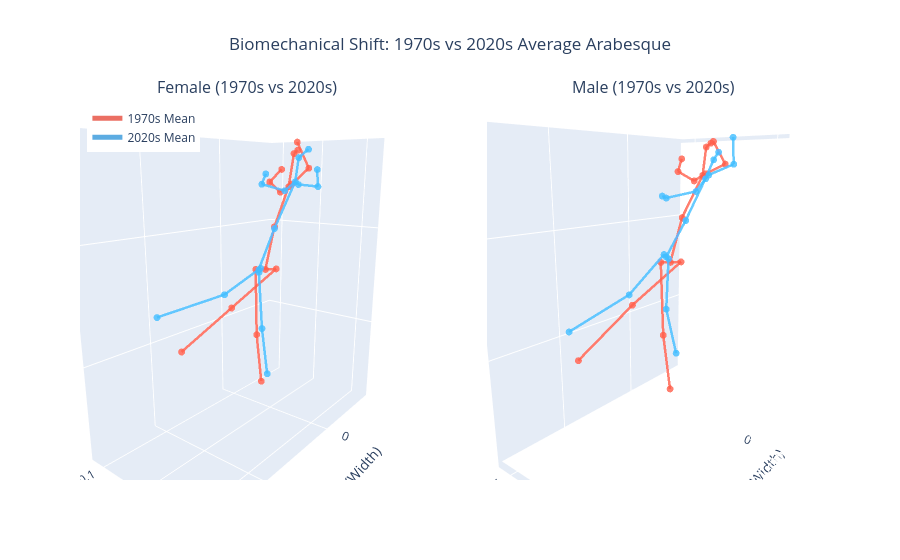

Source (notebook cell):
### Markdown cell above
#### 3D Skeleton Visualization

### Code cell
connections = [
    ("Pelvis", "Spine"), ("Spine", "Thorax"), ("Thorax", "Neck"), ("Neck", "Head"),
    ("Thorax", "L_Shoulder"), ("L_Shoulder", "L_Elbow"), ("L_Elbow", "L_Wrist"),
    ("Thorax", "R_Shoulder"), ("R_Shoulder", "R_Elbow"), ("R_Elbow", "R_Wrist"),
    ("Pelvis", "L_Hip"), ("L_Hip", "L_Knee"), ("L_Knee", "L_Ankle"),
    ("Pelvis", "R_Hip"), ("R_Hip", "R_Knee"), ("R_Knee", "R_Ankle")
]

joints_order = [
    "Pelvis", "R_Hip", "R_Knee", "R_Ankle", "L_Hip", "L_Knee", "L_Ankle",
    "Spine", "Thorax", "Neck", "Head", "L_Shoulder", "L_Elbow", "L_Wrist",
    "R_Shoulder", "R_Elbow", "R_Wrist"
]

# ==========================================
# Procrustes Alignment
# ==========================================
def get_aligned_mean_skeleton(df_subset, base_skeleton_matrix):
    all_skeletons = []
    
    for _, row in df_subset.iterrows():
        json_path = row['json_path'] 
        try:
            with open(json_path, 'r') as f:
                data = json.load(f)
            
            skel_dict = data['skeleton_3d']
            matrix = np.array([skel_dict[j] for j in joints_order])
            
            _, mtx2, _ = procrustes(base_skeleton_matrix, matrix)
            all_skeletons.append(mtx2)
            
        except Exception as e:
            continue
            
    mean_matrix = np.mean(all_skeletons, axis=0)
    
    return {joints_order[i]: mean_matrix[i] for i in range(len(joints_order))}

base_json_path = df.iloc[0]['json_path']
with open(base_json_path, 'r') as f:
    base_data = json.load(f)
base_skeleton = np.array([base_data['skeleton_3d'][j] for j in joints_order])

df_1970_f = df[(df['decade'] == '1970') & (df['real_gender'] == 'F')]
df_2020_f = df[(df['decade'] == '2020') & (df['real_gender'] == 'F')]

mean_skel_1970_f = get_aligned_mean_skeleton(df_1970_f, base_skeleton)
mean_skel_2020_f = get_aligned_mean_skeleton(df_2020_f, base_skeleton)

df_1970_m = df[(df['decade'] == '1970') & (df['real_gender'] == 'M')]
df_2020_m = df[(df['decade'] == '2020') & (df['real_gender'] == 'M')]

mean_skel_1970_m = get_aligned_mean_skeleton(df_1970_m, base_skeleton)
mean_skel_2020_m = get_aligned_mean_skeleton(df_2020_m, base_skeleton)

fig = make_subplots(
    rows=1, cols=2,
    specs=[[{'type': 'scene'}, {'type': 'scene'}]],
    subplot_titles=("Female (1970s vs 2020s)", "Male (1970s vs 2020s)")
)

def add_skeleton_to_fig(fig, skel_dict, color, name, row, col, show_legend_flag):
    x = [skel_dict[j][0] for j in joints_order]
    y = [skel_dict[j][1] for j in joints_order]
    z = [skel_dict[j][2] for j in joints_order]
    
    fig.add_trace(go.Scatter3d(
        x=x, y=y, z=z, mode='markers',
        marker=dict(size=4, color=color),
        name=f"{name} Joints", showlegend=False
    ), row=row, col=col)
    
    for j1, j2 in connections:
        p1, p2 = skel_dict[j1], skel_dict[j2]
        is_first_line = (j1 == "Pelvis" and j2 == "Spine")
        
        fig.add_trace(go.Scatter3d(
            x=[p1[0], p2[0]], y=[p1[1], p2[1]], z=[p1[2], p2[2]],
            mode='lines', line=dict(color=color, width=5),
            name=name, showlegend=(is_first_line and show_legend_flag)
        ), row=row, col=col)

color_1970 = 'rgba(231, 76, 60, 0.8)'
color_2020 = 'rgba(52, 152, 219, 0.8)'

add_skeleton_to_fig(fig, mean_skel_1970_f, color_1970, '1970s Mean', row=1, col=1, show_legend_flag=True)
add_skeleton_to_fig(fig, mean_skel_2020_f, color_2020, '2020s Mean', row=1, col=1, show_legend_flag=True)

add_skeleton_to_fig(fig, mean_skel_1970_m, color_1970, '1970s Mean', row=1, col=2, show_legend_flag=False)
add_skeleton_to_fig(fig, mean_skel_2020_m, color_2020, '2020s Mean', row=1, col=2, show_legend_flag=False)

default_camera = dict(eye=dict(x=1.5, y=1.2, z=0.5))

fig.update_layout(
    scene=dict(
        xaxis=dict(title='X (Width)'),
        yaxis=dict(title='Y (Depth)'),
        zaxis=dict(title='Z (Height)'),
        aspectmode='data',
        camera=default_camera
    ),
    scene2=dict(
        xaxis=dict(title='X (Width)'),
        yaxis=dict(title='Y (Depth)'),
        zaxis=dict(title='Z (Height)'),
        aspectmode='data',
        camera=default_camera
    ),
    title="Biomechanical Shift: 1970s vs 2020s Average Arabesque",
    title_x=0.5,
    legend=dict(yanchor="top", y=0.99, xanchor="left", x=0.01)
)

fig.show()

### Figure 1 — Plotly figure (JSON) as saved in the notebook; plotly's stock layout.template omitted (floating-point values rounded to 4 significant figures)
{"data": [{"marker": {"color": "rgba(231, 76, 60, 0.8)", "size": 4}, "mode": "markers", "name": "1970s Mean Joints", "scene": "scene", "showlegend": false, "type": "scatter3d", "x": [0.02123, 0.04205, 0.1791, 0.3188, 0.0001508, -0.01859, -0.06085, -0.01249, -0.04282, -0.07054, -0.07219, -0.07441, -0.1191, -0.1628, -0.009141, 0.02846, 0.0531], "y": [-0.0005748, 0.03901, 0.04875, 0.07891, -0.04023, -0.05101, -0.06925, -0.004737, 0.005833, -0.001743, 0.005361, -0.03485, -0.09449, -0.09347, 0.0355, 0.09273, 0.08424], "z": [-0.07085, -0.06109, -0.1013, -0.1246, -0.0796, -0.2261, -0.3557, 0.007325, 0.08218, 0.1445, 0.1505, 0.06964, 0.08827, 0.1149, 0.08846, 0.1163, 0.1571]}, {"line": {"color": "rgba(231, 76, 60, 0.8)", "width": 5}, "mode": "lines", "name": "1970s Mean", "scene": "scene", "showlegend": true, "type": "scatter3d", "x": [0.02123, -0.01249], "y": [-0.0005748, -0.004737], "z": [-0.07085, 0.007325]}, {"line": {"color": "rgba(231, 76, 60, 0.8)", "width": 5}, "mode": "lines", "name": "1970s Mean", "scene": "scene", "showlegend": false, "type": "scatter3d", "x": [-0.01249, -0.04282], "y": [-0.004737, 0.005833], "z": [0.007325, 0.08218]}, {"line": {"color": "rgba(231, 76, 60, 0.8)", "width": 5}, "mode": "lines", "name": "1970s Mean", "scene": "scene", "showlegend": false, "type": "scatter3d", "x": [-0.04282, -0.07054], "y": [0.005833, -0.001743], "z": [0.08218, 0.1445]}, {"line": {"color": "rgba(231, 76, 60, 0.8)", "width": 5}, "mode": "lines", "name": "1970s Mean", "scene": "scene", "showlegend": false, "type": "scatter3d", "x": [-0.07054, -0.07219], "y": [-0.001743, 0.005361], "z": [0.1445, 0.1505]}, {"line": {"color": "rgba(231, 76, 60, 0.8)", "width": 5}, "mode": "lines", "name": "1970s Mean", "scene": "scene", "showlegend": false, "type": "scatter3d", "x": [-0.04282, -0.07441], "y": [0.005833, -0.03485], "z": [0.08218, 0.06964]}, {"line": {"color": "rgba(231, 76, 60, 0.8)", "width": 5}, "mode": "lines", "name": "1970s Mean", "scene": "scene", "showlegend": false, "type": "scatter3d", "x": [-0.07441, -0.1191], "y": [-0.03485, -0.09449], "z": [0.06964, 0.08827]}, {"line": {"color": "rgba(231, 76, 60, 0.8)", "width": 5}, "mode": "lines", "name": "1970s Mean", "scene": "scene", "showlegend": false, "type": "scatter3d", "x": [-0.1191, -0.1628], "y": [-0.09449, -0.09347], "z": [0.08827, 0.1149]}, {"line": {"color": "rgba(231, 76, 60, 0.8)", "width": 5}, "mode": "lines", "name": "1970s Mean", "scene": "scene", "showlegend": false, "type": "scatter3d", "x": [-0.04282, -0.009141], "y": [0.005833, 0.0355], "z": [0.08218, 0.08846]}, {"line": {"color": "rgba(231, 76, 60, 0.8)", "width": 5}, "mode": "lines", "name": "1970s Mean", "scene": "scene", "showlegend": false, "type": "scatter3d", "x": [-0.009141, 0.02846], "y": [0.0355, 0.09273], "z": [0.08846, 0.1163]}, {"line": {"color": "rgba(231, 76, 60, 0.8)", "width": 5}, "mode": "lines", "name": "1970s Mean", "scene": "scene", "showlegend": false, "type": "scatter3d", "x": [0.02846, 0.0531], "y": [0.09273, 0.08424], "z": [0.1163, 0.1571]}, {"line": {"color": "rgba(231, 76, 60, 0.8)", "width": 5}, "mode": "lines", "name": "1970s Mean", "scene": "scene", "showlegend": false, "type": "scatter3d", "x": [0.02123, 0.0001508], "y": [-0.0005748, -0.04023], "z": [-0.07085, -0.0796]}, {"line": {"color": "rgba(231, 76, 60, 0.8)", "width": 5}, "mode": "lines", "name": "1970s Mean", "scene": "scene", "showlegend": false, "type": "scatter3d", "x": [0.0001508, -0.01859], "y": [-0.04023, -0.05101], "z": [-0.0796, -0.2261]}, {"line": {"color": "rgba(231, 76, 60, 0.8)", "width": 5}, "mode": "lines", "name": "1970s Mean", "scene": "scene", "showlegend": false, "type": "scatter3d", "x": [-0.01859, -0.06085], "y": [-0.05101, -0.06925], "z": [-0.2261, -0.3557]}, {"line": {"color": "rgba(231, 76, 60, 0.8)", "width": 5}, "mode": "lines", "name": "1970s Mean", "scene": "scene", "showlegend": false, "type": "scatter3d", "x": [0.02123, 0.04205], "y": [-0.0005748, 0.03901], "z": [-0.07085, -0.06109]}, {"line": {"color": "rgba(231, 76, 60, 0.8)", "width": 5}, "mode": "lines", "name": "1970s Mean", "scene": "scene", "showlegend": false, "type": "scatter3d", "x": [0.04205, 0.1791], "y": [0.03901, 0.04875], "z": [-0.06109, -0.1013]}, {"line": {"color": "rgba(231, 76, 60, 0.8)", "width": 5}, "mode": "lines", "name": "1970s Mean", "scene": "scene", "showlegend": false, "type": "scatter3d", "x": [0.1791, 0.3188], "y": [0.04875, 0.07891], "z": [-0.1013, -0.1246]}, {"marker": {"color": "rgba(52, 152, 219, 0.8)", "size": 4}, "mode": "markers", "name": "2020s Mean Joints", "scene": "scene", "showlegend": false, "type": "scatter3d", "x": [0.03, 0.05393, 0.1877, 0.3247, 0.004802, -0.03175, -0.07658, -0.009587, -0.05656, -0.07007, -0.08788, -0.08159, -0.1104, -0.1464, -0.0152, 0.0254, 0.0595], "y": [-0.01023, 0.01226, 0.04147, 0.03889, -0.02852, -0.04685, -0.06411, -0.002583, 0.0118, 0.009715, 0.02013, -0.02921, -0.1094, -0.1252, 0.04518, 0.1096, 0.127], "z": [-0.07177, -0.06153, -0.07857, -0.0825, -0.08301, -0.2152, -0.3413, 0.004304, 0.09137, 0.1366, 0.1525, 0.07244, 0.08354, 0.1051, 0.08772, 0.08635, 0.1139]}, {"line": {"color": "rgba(52, 152, 219, 0.8)", "width": 5}, "mode": "lines", "name": "2020s Mean", "scene": "scene", "showlegend": true, "type": "scatter3d", "x": [0.03, -0.009587], "y": [-0.01023, -0.002583], "z": [-0.07177, 0.004304]}, {"line": {"color": "rgba(52, 152, 219, 0.8)", "width": 5}, "mode": "lines", "name": "2020s Mean", "scene": "scene", "showlegend": false, "type": "scatter3d", "x": [-0.009587, -0.05656], "y": [-0.002583, 0.0118], "z": [0.004304, 0.09137]}, {"line": {"color": "rgba(52, 152, 219, 0.8)", "width": 5}, "mode": "lines", "name": "2020s Mean", "scene": "scene", "showlegend": false, "type": "scatter3d", "x": [-0.05656, -0.07007], "y": [0.0118, 0.009715], "z": [0.09137, 0.1366]}, {"line": {"color": "rgba(52, 152, 219, 0.8)", "width": 5}, "mode": "lines", "name": "2020s Mean", "scene": "scene", "showlegend": false, "type": "scatter3d", "x": [-0.07007, -0.08788], "y": [0.009715, 0.02013], "z": [0.1366, 0.1525]}, {"line": {"color": "rgba(52, 152, 219, 0.8)", "width": 5}, "mode": "lines", "name": "2020s Mean", "scene": "scene", "showlegend": false, "type": "scatter3d", "x": [-0.05656, -0.08159], "y": [0.0118, -0.02921], "z": [0.09137, 0.07244]}, {"line": {"color": "rgba(52, 152, 219, 0.8)", "width": 5}, "mode": "lines", "name": "2020s Mean", "scene": "scene", "showlegend": false, "type": "scatter3d", "x": [-0.08159, -0.1104], "y": [-0.02921, -0.1094], "z": [0.07244, 0.08354]}, {"line": {"color": "rgba(52, 152, 219, 0.8)", "width": 5}, "mode": "lines", "name": "2020s Mean", "scene": "scene", "showlegend": false, "type": "scatter3d", "x": [-0.1104, -0.1464], "y": [-0.1094, -0.1252], "z": [0.08354, 0.1051]}, {"line": {"color": "rgba(52, 152, 219, 0.8)", "width": 5}, "mode": "lines", "name": "2020s Mean", "scene": "scene", "showlegend": false, "type": "scatter3d", "x": [-0.05656, -0.0152], "y": [0.0118, 0.04518], "z": [0.09137, 0.08772]}, {"line": {"color": "rgba(52, 152, 219, 0.8)", "width": 5}, "mode": "lines", "name": "2020s Mean", "scene": "scene", "showlegend": false, "type": "scatter3d", "x": [-0.0152, 0.0254], "y": [0.04518, 0.1096], "z": [0.08772, 0.08635]}, {"line": {"color": "rgba(52, 152, 219, 0.8)", "width": 5}, "mode": "lines", "name": "2020s Mean", "scene": "scene", "showlegend": false, "type": "scatter3d", "x": [0.0254, 0.0595], "y": [0.1096, 0.127], "z": [0.08635, 0.1139]}, {"line": {"color": "rgba(52, 152, 219, 0.8)", "width": 5}, "mode": "lines", "name": "2020s Mean", "scene": "scene", "showlegend": false, "type": "scatter3d", "x": [0.03, 0.004802], "y": [-0.01023, -0.02852], "z": [-0.07177, -0.08301]}, {"line": {"color": "rgba(52, 152, 219, 0.8)", "width": 5}, "mode": "lines", "name": "2020s Mean", "scene": "scene", "showlegend": false, "type": "scatter3d", "x": [0.004802, -0.03175], "y": [-0.02852, -0.04685], "z": [-0.08301, -0.2152]}, {"line": {"color": "rgba(52, 152, 219, 0.8)", "width": 5}, "mode": "lines", "name": "2020s Mean", "scene": "scene", "showlegend": false, "type": "scatter3d", "x": [-0.03175, -0.07658], "y": [-0.04685, -0.06411], "z": [-0.2152, -0.3413]}, {"line": {"color": "rgba(52, 152, 219, 0.8)", "width": 5}, "mode": "lines", "name": "2020s Mean", "scene": "scene", "showlegend": false, "type": "scatter3d", "x": [0.03, 0.05393], "y": [-0.01023, 0.01226], "z": [-0.07177, -0.06153]}, {"line": {"color": "rgba(52, 152, 219, 0.8)", "width": 5}, "mode": "lines", "name": "2020s Mean", "scene": "scene", "showlegend": false, "type": "scatter3d", "x": [0.05393, 0.1877], "y": [0.01226, 0.04147], "z": [-0.06153, -0.07857]}, {"line": {"color": "rgba(52, 152, 219, 0.8)", "width": 5}, "mode": "lines", "name": "2020s Mean", "scene": "scene", "showlegend": false, "type": "scatter3d", "x": [0.1877, 0.3247], "y": [0.04147, 0.03889], "z": [-0.07857, -0.0825]}, {"marker": {"color": "rgba(231, 76, 60, 0.8)", "size": 4}, "mode": "markers", "name": "1970s Mean Joints", "scene": "scene2", "showlegend": false, "type": "scatter3d", "x": [0.02213, 0.04214, 0.1863, 0.3339, 0.002205, -0.009743, -0.04997, -0.01396, -0.05075, -0.08146, -0.08333, -0.09027, -0.1382, -0.1772, -0.01083, 0.03753, 0.0815], "y": [-0.008216, 0.03107, 0.03688, 0.06676, -0.04727, -0.04902, -0.05919, -0.007403, 0.01378, 0.0008222, 0.01038, -0.03202, -0.1081, -0.1259, 0.04599, 0.1144, 0.117], "z": [-0.06914, -0.06041, -0.1097, -0.1496, -0.0771, -0.2378, -0.3829, 0.01457, 0.09431, 0.1488, 0.1558, 0.08274, 0.1014, 0.1298, 0.0978, 0.1138, 0.1476]}, {"line": {"color": "rgba(231, 76, 60, 0.8)", "width": 5}, "mode": "lines", "name": "1970s Mean", "scene": "scene2", "showlegend": false, "type": "scatter3d", "x": [0.02213, -0.01396], "y": [-0.008216, -0.007403], "z": [-0.06914, 0.01457]}, {"line": {"color": "rgba(231, 76, 60, 0.8)", "width": 5}, "mode": "lines", "name": "1970s Mean", "scene": "scene2", "showlegend": false, "type": "scatter3d", "x": [-0.01396, -0.05075], "y": [-0.007403, 0.01378], "z": [0.01457, 0.09431]}, {"line": {"color": "rgba(231, 76, 60, 0.8)", "width": 5}, "mode": "lines", "name": "1970s Mean", "scene": "scene2", "showlegend": false, "type": "scatter3d", "x": [-0.05075, -0.08146], "y": [0.01378, 0.0008222], "z": [0.09431, 0.1488]}, {"line": {"color": "rgba(231, 76, 60, 0.8)", "width": 5}, "mode": "lines", "name": "1970s Mean", "scene": "scene2", "showlegend": false, "type": "scatter3d", "x": [-0.08146, -0.08333], "y": [0.0008222, 0.01038], "z": [0.1488, 0.1558]}, {"line": {"color": "rgba(231, 76, 60, 0.8)", "width": 5}, "mode": "lines", "name": "1970s Mean", "scene": "scene2", "showlegend": false, "type": "scatter3d", "x": [-0.05075, -0.09027], "y": [0.01378, -0.03202], "z": [0.09431, 0.08274]}, {"line": {"color": "rgba(231, 76, 60, 0.8)", "width": 5}, "mode": "lines", "name": "1970s Mean", "scene": "scene2", "showlegend": false, "type": "scatter3d", "x": [-0.09027, -0.1382], "y": [-0.03202, -0.1081], "z": [0.08274, 0.1014]}, {"line": {"color": "rgba(231, 76, 60, 0.8)", "width": 5}, "mode": "lines", "name": "1970s Mean", "scene": "scene2", "showlegend": false, "type": "scatter3d", "x": [-0.1382, -0.1772], "y": [-0.1081, -0.1259], "z": [0.1014, 0.1298]}, {"line": {"color": "rgba(231, 76, 60, 0.8)", "width": 5}, "mode": "lines", "name": "1970s Mean", "scene": "scene2", "showlegend": false, "type": "scatter3d", "x": [-0.05075, -0.01083], "y": [0.01378, 0.04599], "z": [0.09431, 0.0978]}, {"line": {"color": "rgba(231, 76, 60, 0.8)", "width": 5}, "mode": "lines", "name": "1970s Mean", "scene": "scene2", "showlegend": false, "type": "scatter3d", "x": [-0.01083, 0.03753], "y": [0.04599, 0.1144], "z": [0.0978, 0.1138]}, {"line": {"color": "rgba(231, 76, 60, 0.8)", "width": 5}, "mode": "lines", "name": "1970s Mean", "scene": "scene2", "showlegend": false, "type": "scatter3d", "x": [0.03753, 0.0815], "y": [0.1144, 0.117], "z": [0.1138, 0.1476]}, {"line": {"color": "rgba(231, 76, 60, 0.8)", "width": 5}, "mode": "lines", "name": "1970s Mean", "scene": "scene2", "showlegend": false, "type": "scatter3d", "x": [0.02213, 0.002205], "y": [-0.008216, -0.04727], "z": [-0.06914, -0.0771]}, {"line": {"color": "rgba(231, 76, 60, 0.8)", "width": 5}, "mode": "lines", "name": "1970s Mean", "scene": "scene2", "showlegend": false, "type": "scatter3d", "x": [0.002205, -0.009743], "y": [-0.04727, -0.04902], "z": [-0.0771, -0.2378]}, {"line": {"color": "rgba(231, 76, 60, 0.8)", "width": 5}, "mode": "lines", "name": "1970s Mean", "scene": "scene2", "showlegend": false, "type": "scatter3d", "x": [-0.009743, -0.04997], "y": [-0.04902, -0.05919], "z": [-0.2378, -0.3829]}, {"line": {"color": "rgba(231, 76, 60, 0.8)", "width": 5}, "mode": "lines", "name": "1970s Mean", "scene": "scene2", "showlegend": false, "type": "scatter3d", "x": [0.02213, 0.04214], "y": [-0.008216, 0.03107], "z": [-0.06914, -0.06041]}, {"line": {"color": "rgba(231, 76, 60, 0.8)", "width": 5}, "mode": "lines", "name": "1970s Mean", "scene": "scene2", "showlegend": false, "type": "scatter3d", "x": [0.04214, 0.1863], "y": [0.03107, 0.03688], "z": [-0.06041, -0.1097]}, {"line": {"color": "rgba(231, 76, 60, 0.8)", "width": 5}, "mode": "lines", "name": "1970s Mean", "scene": "scene2", "showlegend": false, "type": "scatter3d", "x": [0.1863, 0.3339], "y": [0.03688, 0.06676], "z": [-0.1097, -0.1496]}, {"marker": {"color": "rgba(52, 152, 219, 0.8)", "size": 4}, "mode": "markers", "name": "2020s Mean Joints", "scene": "scene2", "showlegend": false, "type": "scatter3d", "x": [0.03347, 0.05725, 0.1833, 0.3074, 0.007945, -0.03171, -0.07805, -0.006426, -0.05438, -0.07069, -0.08742, -0.07617, -0.0929, -0.1056, -0.01466, 0.0105, 0.01826], "y": [-0.009895, 0.002892, 0.02731, 0.01903, -0.02339, -0.05803, -0.06356, 0.006445, 0.0183, 0.02532, 0.02588, -0.01767, -0.1064, -0.1274, 0.05002, 0.1151, 0.116], "z": [-0.05702, -0.04758, -0.09449, -0.126, -0.06605, -0.1865, -0.3049, 0.01035, 0.08811, 0.1238, 0.1385, 0.06209, 0.045, 0.04816, 0.0955, 0.1139, 0.1571]}, {"line": {"color": "rgba(52, 152, 219, 0.8)", "width": 5}, "mode": "lines", "name": "2020s Mean", "scene": "scene2", "showlegend": false, "type": "scatter3d", "x": [0.03347, -0.006426], "y": [-0.009895, 0.006445], "z": [-0.05702, 0.01035]}, {"line": {"color": "rgba(52, 152, 219, 0.8)", "width": 5}, "mode": "lines", "name": "2020s Mean", "scene": "scene2", "showlegend": false, "type": "scatter3d", "x": [-0.006426, -0.05438], "y": [0.006445, 0.0183], "z": [0.01035, 0.08811]}, {"line": {"color": "rgba(52, 152, 219, 0.8)", "width": 5}, "mode": "lines", "name": "2020s Mean", "scene": "scene2", "showlegend": false, "type": "scatter3d", "x": [-0.05438, -0.07069], "y": [0.0183, 0.02532], "z": [0.08811, 0.1238]}, {"line": {"color": "rgba(52, 152, 219, 0.8)", "width": 5}, "mode": "lines", "name": "2020s Mean", "scene": "scene2", "showlegend": false, "type": "scatter3d", "x": [-0.07069, -0.08742], "y": [0.02532, 0.02588], "z": [0.1238, 0.1385]}, {"line": {"color": "rgba(52, 152, 219, 0.8)", "width": 5}, "mode": "lines", "name": "2020s Mean", "scene": "scene2", "showlegend": false, "type": "scatter3d", "x": [-0.05438, -0.07617], "y": [0.0183, -0.01767], "z": [0.08811, 0.06209]}, {"line": {"color": "rgba(52, 152, 219, 0.8)", "width": 5}, "mode": "lines", "name": "2020s Mean", "scene": "scene2", "showlegend": false, "type": "scatter3d", "x": [-0.07617, -0.0929], "y": [-0.01767, -0.1064], "z": [0.06209, 0.045]}, {"line": {"color": "rgba(52, 152, 219, 0.8)", "width": 5}, "mode": "lines", "name": "2020s Mean", "scene": "scene2", "showlegend": false, "type": "scatter3d", "x": [-0.0929, -0.1056], "y": [-0.1064, -0.1274], "z": [0.045, 0.04816]}, {"line": {"color": "rgba(52, 152, 219, 0.8)", "width": 5}, "mode": "lines", "name": "2020s Mean", "scene": "scene2", "showlegend": false, "type": "scatter3d", "x": [-0.05438, -0.01466], "y": [0.0183, 0.05002], "z": [0.08811, 0.0955]}, {"line": {"color": "rgba(52, 152, 219, 0.8)", "width": 5}, "mode": "lines", "name": "2020s Mean", "scene": "scene2", "showlegend": false, "type": "scatter3d", "x": [-0.01466, 0.0105], "y": [0.05002, 0.1151], "z": [0.0955, 0.1139]}, {"line": {"color": "rgba(52, 152, 219, 0.8)", "width": 5}, "mode": "lines", "name": "2020s Mean", "scene": "scene2", "showlegend": false, "type": "scatter3d", "x": [0.0105, 0.01826], "y": [0.1151, 0.116], "z": [0.1139, 0.1571]}, {"line": {"color": "rgba(52, 152, 219, 0.8)", "width": 5}, "mode": "lines", "name": "2020s Mean", "scene": "scene2", "showlegend": false, "type": "scatter3d", "x": [0.03347, 0.007945], "y": [-0.009895, -0.02339], "z": [-0.05702, -0.06605]}, {"line": {"color": "rgba(52, 152, 219, 0.8)", "width": 5}, "mode": "lines", "name": "2020s Mean", "scene": "scene2", "showlegend": false, "type": "scatter3d", "x": [0.007945, -0.03171], "y": [-0.02339, -0.05803], "z": [-0.06605, -0.1865]}, {"line": {"color": "rgba(52, 152, 219, 0.8)", "width": 5}, "mode": "lines", "name": "2020s Mean", "scene": "scene2", "showlegend": false, "type": "scatter3d", "x": [-0.03171, -0.07805], "y": [-0.05803, -0.06356], "z": [-0.1865, -0.3049]}, {"line": {"color": "rgba(52, 152, 219, 0.8)", "width": 5}, "mode": "lines", "name": "2020s Mean", "scene": "scene2", "showlegend": false, "type": "scatter3d", "x": [0.03347, 0.05725], "y": [-0.009895, 0.002892], "z": [-0.05702, -0.04758]}, {"line": {"color": "rgba(52, 152, 219, 0.8)", "width": 5}, "mode": "lines", "name": "2020s Mean", "scene": "scene2", "showlegend": false, "type": "scatter3d", "x": [0.05725, 0.1833], "y": [0.002892, 0.02731], "z": [-0.04758, -0.09449]}, {"line": {"color": "rgba(52, 152, 219, 0.8)", "width": 5}, "mode": "lines", "name": "2020s Mean", "scene": "scene2", "showlegend": false, "type": "scatter3d", "x": [0.1833, 0.3074], "y": [0.02731, 0.01903], "z": [-0.09449, -0.126]}], "layout": {"annotations": [{"font": {"size": 16}, "showarrow": false, "text": "Female (1970s vs 2020s)", "x": 0.225, "xanchor": "center", "xref": "paper", "y": 1, "yanchor": "bottom", "yref": "paper"}, {"font": {"size": 16}, "showarrow": false, "text": "Male (1970s vs 2020s)", "x": 0.775, "xanchor": "center", "xref": "paper", "y": 1, "yanchor": "bottom", "yref": "paper"}], "legend": {"x": 0.01, "xanchor": "left", "y": 0.99, "yanchor": "top"}, "scene": {"aspectmode": "data", "camera": {"eye": {"x": 1.5, "y": 1.2, "z": 0.5}}, "domain": {"x": [0, 0.45], "y": [0, 1]}, "xaxis": {"title": {"text": "X (Width)"}}, "yaxis": {"title": {"text": "Y (Depth)"}}, "zaxis": {"title": {"text": "Z (Height)"}}}, "scene2": {"aspectmode": "data", "camera": {"eye": {"x": 1.5, "y": 1.2, "z": 0.5}}, "domain": {"x": [0.55, 1], "y": [0, 1]}, "xaxis": {"title": {"text": "X (Width)"}}, "yaxis": {"title": {"text": "Y (Depth)"}}, "zaxis": {"title": {"text": "Z (Height)"}}}, "title": {"text": "Biomechanical Shift: 1970s vs 2020s Average Arabesque", "x": 0.5}}}
